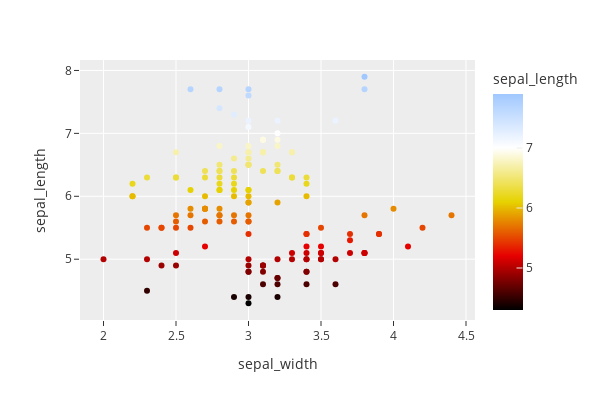

Here is the notebook cell this chart was saved with:
### Markdown cell above
### Méret és kinézet

### Code cell
'''Defaults in px'''
px.defaults.template = "ggplot2"
px.defaults.color_continuous_scale = px.colors.sequential.Blackbody
px.defaults.width = 600
px.defaults.height = 400

df = px.data.iris()
fig = px.scatter(df, x="sepal_width", y="sepal_length", color="sepal_length")
fig.show()

### Figure 1 — Plotly figure (JSON) as saved in the notebook; plotly's stock layout.template omitted (floating-point values rounded to 4 significant figures; data arrays with more than 128 entries replaced by an {"elided": "..."} marker saying what was removed)
{"data": [{"hovertemplate": "sepal_width=%{x}<br>sepal_length=%{marker.color}<extra></extra>", "legendgroup": "", "marker": {"color": {"elided": "150 float values"}, "coloraxis": "coloraxis", "symbol": "circle"}, "mode": "markers", "name": "", "orientation": "v", "showlegend": false, "type": "scatter", "x": {"elided": "150 float values"}, "xaxis": "x", "y": {"elided": "150 float values"}, "yaxis": "y"}], "layout": {"coloraxis": {"colorbar": {"title": {"text": "sepal_length"}}, "colorscale": [[0, "rgb(0,0,0)"], [0.25, "rgb(230,0,0)"], [0.5, "rgb(230,210,0)"], [0.75, "rgb(255,255,255)"], [1, "rgb(160,200,255)"]]}, "height": 400, "legend": {"tracegroupgap": 0}, "margin": {"t": 60}, "width": 600, "xaxis": {"anchor": "y", "domain": [0, 1], "title": {"text": "sepal_width"}}, "yaxis": {"anchor": "x", "domain": [0, 1], "title": {"text": "sepal_length"}}}}
